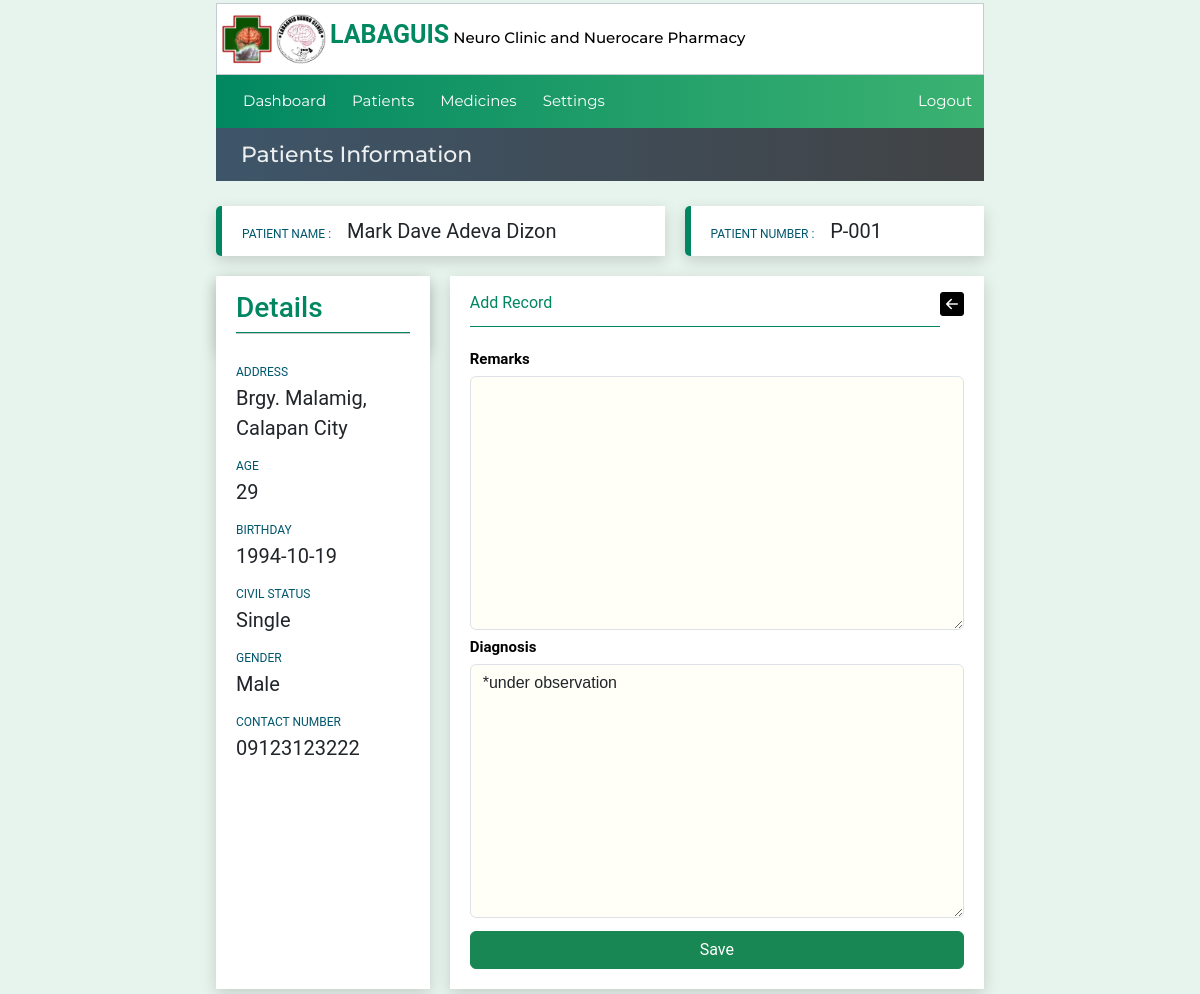
The page /patientinfo/22/medicalhistorytb/ (signed in) on the database as committed earlier.
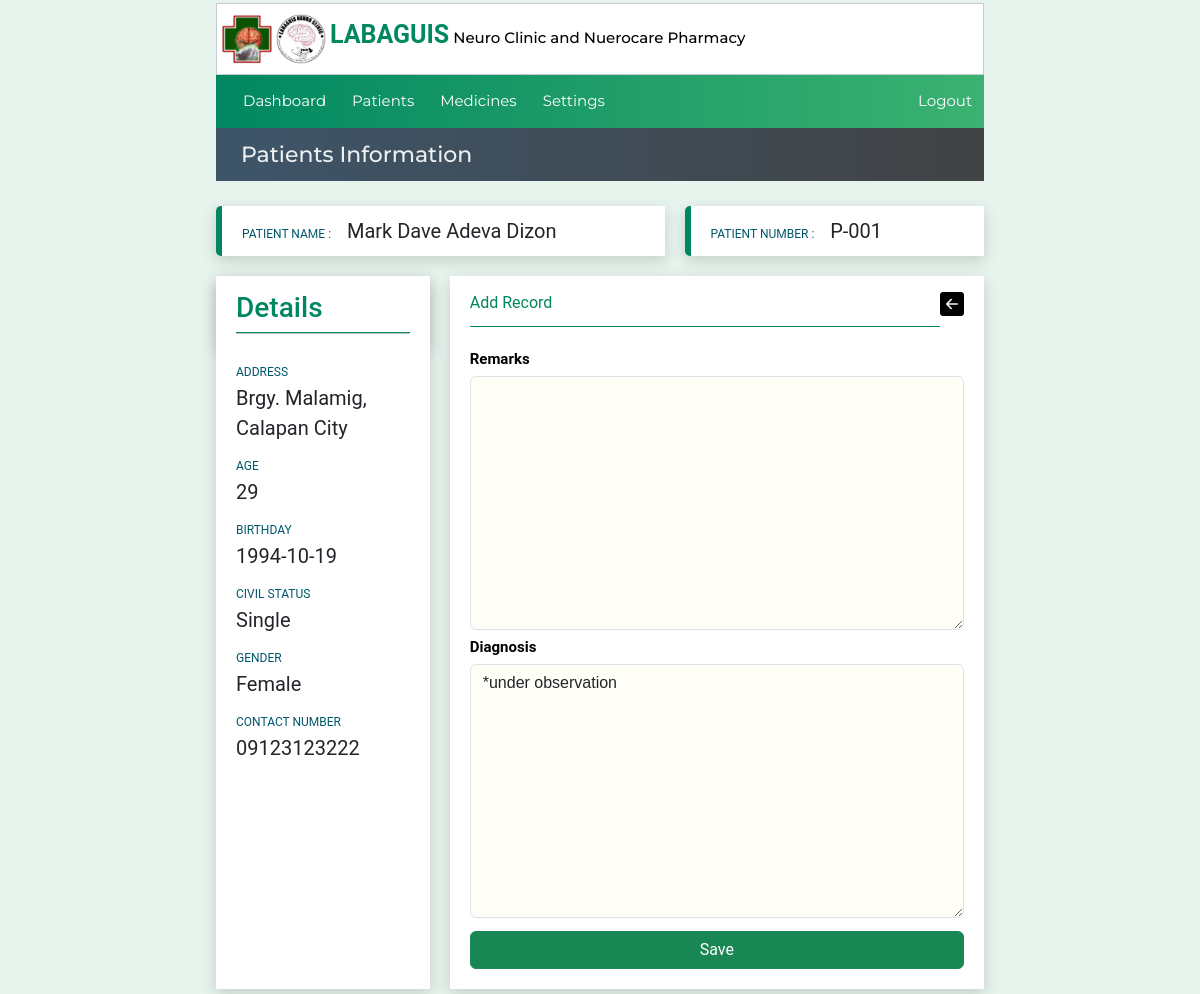
The same page on the database as committed later.
### website/models.py (models this page shows, shortened)
class Patient(models.Model):
    created_at = models.DateTimeField(auto_now_add=True)
    patient_code=models.CharField(max_length=50)
    first_name = models.CharField(max_length=50)
    middle_name = models.CharField(max_length=50)
    last_name = models.CharField(max_length=50)
    age = models.CharField(max_length=50)
    bday = models.CharField(max_length=50,default='')
    civil_status = models.CharField(max_length=50,default='')
    gender = models.CharField(max_length=50)
    address = models.CharField(max_length=100)
    contact_number = models.CharField(max_length=50)

### website/views.py (the view, shortened to what this page needs)
# urls.py: path('patientinfo/<int:pk>/medicalhistorytb/',views.medicalhistorytb, name='medicalhistorytb'),
@login_required(login_url="loginuser")
def medicalhistorytb(request,pk):
    context = patientinfoData(pk)
    pCode=patientinfoData(pk)['patient_record'].patient_code
    form =PatientsAttachmentsForm()
    pHistoryForm = PatienthistoryForm()
    context['pHistoryForm']=pHistoryForm
    return render(request,'tables/medicalhistorytb.html',context)

### website/forms.py
class PatienthistoryForm(ModelForm):
    class Meta:
        model = Patienthistory
        fields = [
                  'remarks',
                  'diagnosis',
                ]

### website/views.py (called while the page is built)
def patientinfoData(pk):
    medicines_list = Medicinelist.objects.all()
    patient_record = Patient.objects.get(id=pk)
    medicationrecord = Prescription.objects.filter(patient_code=patient_record.patient_code)
    context = { 'medicationrecord': medicationrecord,
               'patient_record':patient_record,
               'medicines_list':medicines_list,
               'pCode':patient_record.patient_code,
               'pID':pk,
               }
    return context

### website/templates/tables/medicalhistorytb.html (shortened to what this page needs)
{% extends 'patientinfo.html' %}
{% load custom_tags %}
 {% block btn-back %} <a href="javascript:history.go(-1)"><h4 style="color:black;"><i class="bi bi-arrow-left-square-fill"></i></h4></a>{% endblock btn-back %}
 {% block title %}
 <div class="lbl-details">Add Record</div>
 {% endblock title %}
 {% block content1 %}
<div class="add_medicalhistorytable">
<form method='POST' action='' enctype='multipart/form-data'>
    <label class="label_1">Remarks</label>
    {{pHistoryForm.remarks}}
    <label class="label_1">Diagnosis</label>
    {{pHistoryForm.diagnosis}}
    <button class="btn btn-success w-100 mt-2"  type='submit' name='saveattachments'>Save</button>
</form>
</div>
    {% endblock content1 %}

### website/templates/patientinfo.html (shortened to what this page needs)
{% extends 'index.html' %}
{% load custom_tags %}
{% block pagetitle %}Patients Information{% endblock pagetitle %}
{% block content %}
<div class="info-row1">
  <div class="col1-info">
    <label class="lbl-pname">PATIENT NAME : &nbsp &nbsp </label>
    <label class="value-pname"
      >{{patient_record.first_name}} {{patient_record.middle_name}}
      {{patient_record.last_name }}
    </label>
  </div>
  <div class="col2-info">
    <label class="lbl-pname">PATIENT NUMBER : &nbsp &nbsp</label>
    <label class="value-pname">{{patient_record.patient_code}} </label>
  </div>
</div>
<div class="info-row2">
  <div class="detials-container">
    <div class="pdetails-head">
      <div class="lbl-details"><h3>Details</h3></div><hr>
    </div>
    <div class="pdetails-body">
      <label class="lbl-pname">ADDRESS</label><br />
      <label class="value-pname">{{patient_record.address}} </label>
    </div>
    <div class="pdetails-body">
      <label class="lbl-pname">AGE</label><br />
      <label class="value-pname">{{patient_record.age}} </label>
    </div>
    <div class="pdetails-body">
      <label class="lbl-pname">BIRTHDAY</label><br />
      <label class="value-pname">{{patient_record.bday}} </label>
    </div>
    <div class="pdetails-body">
      <label class="lbl-pname">CIVIL STATUS</label><br />
      <label class="value-pname">{{patient_record.civil_status}} </label>
    </div>
    <div class="pdetails-body">
      <label class="lbl-pname">GENDER</label><br />
      <label class="value-pname">{{patient_record.gender}} </label>
    </div>
    <div class="pdetails-body">
      <label class="lbl-pname">CONTACT NUMBER</label><br />
      <label class="value-pname">{{patient_record.contact_number}} </label>
    </div>
  </div>
  <div class="details-history">
    <div class="phistory-head">
      {% block title %}{% endblock title %}
      {% block btn-back%}{% endblock  %}
    </div>
            {% block content1 %}{% endblock content1 %}
  </div>
</div>
{% endblock content %}

Rows that differ between the two databases and show on the page:
changed Patient "Mark Dave": gender "Male" → "Female"
